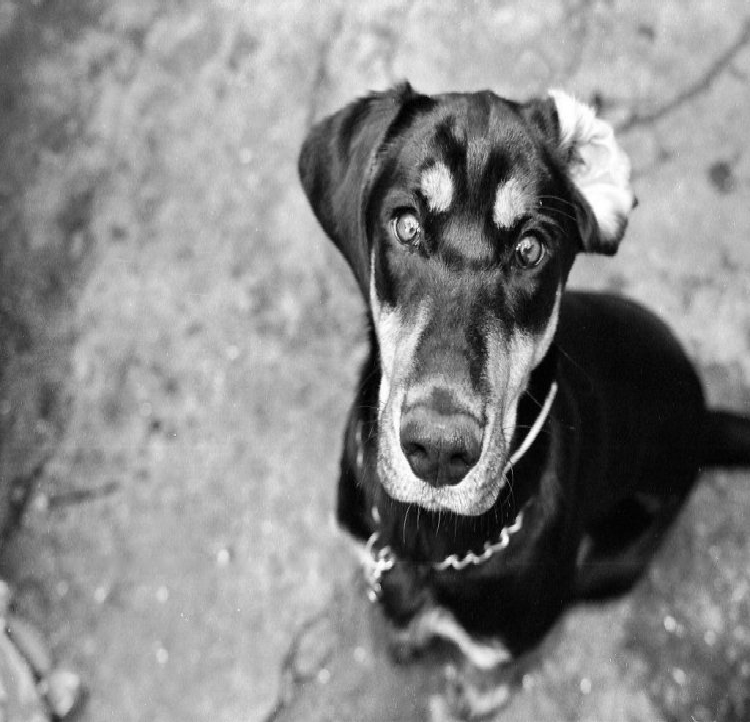
#> input picture TP8/Aula_8_files/aula8_1.bmp, 750 x 722 px
$ jupyter execute Aula8.ipynb
#> lines starting #> are read from the running program, lines starting #| are printed output that depends on the picture; after the words box and inside, x2 and y2 are one past the last pixel; in counts of white or black regions, pixels touching at a corner belong together
### TP8/ImageFFT.py

import cv2 as cv
import numpy as np
from matplotlib import pyplot as plt
import python_files.imageForms as iF

import math

#DLL TO CALL C#
import sys
import clr


def GetFFT_Mag_Phase(imgGray):
    """
    Get FFT magnitude an phase
    :param imgGray:
    :return: Magnitude and Phase
    """

    rows, cols = imgGray.shape
    m = cv.getOptimalDFTSize( rows )
    n = cv.getOptimalDFTSize( cols )
    imgGray_padded = cv.copyMakeBorder(imgGray, 0, m - rows, 0, n - cols, cv.BORDER_CONSTANT, value=[0, 0, 0])
    imgGray_padded = np.float32(imgGray_padded)
    planes = [np.float32(imgGray_padded), np.zeros(imgGray_padded.shape, np.float32)]
    imgComplex_planes = cv.merge(planes)  # Add to the expanded another plane with zeros

    imgComplex_planes = cv.dft(imgGray_padded,flags=cv.DFT_COMPLEX_OUTPUT )

    cv.split(imgComplex_planes, planes)  # planes[0] = Re(DFT(I), planes[1] = Im(DFT(I))
    imgMag = np.zeros(imgGray_padded.shape, np.float32)
    imgPhase = np.zeros(imgGray_padded.shape, np.float32)
    cv.cartToPolar(planes[0], planes[1], imgMag, imgPhase)
    return imgMag, imgPhase


def GetFFT_Inverse_Mag_Phase(MagInv, PhaseInv):
    """
    Get inverse FFT
    :param Mag:
    :param Phase2:
    :return: image
    """
    complexX = np.zeros(MagInv.shape,np.float32)
    complexY = np.zeros(MagInv.shape, np.float32)
    cv.polarToCart(MagInv,PhaseInv, complexX, complexY)

    planes = [complexX, complexY]
    complexI = cv.merge(planes)  # Add to the expanded another plane with zeros

    complexI= cv.idft(complexI, flags=cv.DFT_SCALE)

    cv.split(complexI, planes)  # planes[0] = Re(DFT(I), planes[1] = Im(DFT(I))
    imgRes = planes[0]
    cv.normalize(imgRes,imgRes,0,255,cv.NORM_MINMAX)
    return imgRes


def CreateFilterMask_Ideal(shape, cutOff, HighPass):
    """
    generate a ideal filter mask
    :param shape:
    :param cutOff:
    :param HighPass:
    :return:
    """
    shk = np.int32 (shape[0]/2),np.int32( shape[1]/2)

    if (HighPass):
        mask = np.ones(shape, np.float32)
        cv.circle(mask,(shk),cutOff,0,cv.FILLED)
    else:
        mask = np.zeros(shape, np.float32)
        cv.circle(mask,(shk),cutOff,1,cv.FILLED)

    return mask

def CreateFilterMask_Gaussian(shape, cutOff, HighPass):
    """
    generate a gaussian filter mask
    :param shape:
    :param cutOff:
    :param HighPass:
    :return:
    """
    shk = np.int32 (shape[0]/2),np.int32( shape[1]/2)
    width, height = shape
    mask = np.zeros(shape, np.float32)
    order = 3
    for u in range(0, width):
        for v in range(0, height):
            uu = u - width / 2.0
            vv = v - height / 2.0
            if (HighPass):
                mask[u, v] = 1 - 1.0 / (1 + ((math.sqrt(2) - 1) * math.pow(math.sqrt(uu * uu + vv * vv) / (cutOff), 2*order)))

#                mask[u, v] = 1 - 1.0 * math.exp(-math.sqrt(uu * uu + vv * vv) / (2 * cutOff * cutOff))
            else:
                mask[u, v] = 1.0 / (1+ ((math.sqrt(2)-1) * math.pow( math.sqrt(uu * uu + vv * vv) / (cutOff), 2 *order )))
 #               mask[u, v] = 1.0 * math.exp(-math.sqrt(uu * uu + vv * vv) / (2 * cutOff * cutOff))

    return mask

# ############################################################################
# ############################################################################
# ############################################################################

#Open image
pathname = "..\\Aula 5 - FFT\\images\\"

### TP8/python_files/imageForms.py

import cv2 as cv

from matplotlib import pyplot as plt
from   tkinter import *
from  tkinter import messagebox

def showSideBySideImages(img1, img2, title="", BGR1=True, BGR2=True):
    """
    Show two images side by side
    :param img1: left image
    :param img2: right image
    :param title: Window title
    :param BGR1: boolean to specify if the image is BGR or RGB format
    :param BGR2: boolean to specify if the image is BGR or RGB format
    :return: None
    """

    img1 = img1 if (BGR1 or (len(img1.shape) <3)) else cv.cvtColor(img1, cv.COLOR_BGR2RGB)
    img2 = img2 if (BGR2 or (len(img2.shape) <3)) else cv.cvtColor(img2, cv.COLOR_BGR2RGB)
    fig = plt.figure(title)
    ax = fig.add_subplot(1, 2, 1)
    imgplot = plt.imshow(img1)
    ax.set_title('Img1')
    plt.axis("off")
    if (len(img1.shape) < 3): #grayscale
        imgplot.set_cmap('gray')

    ax = fig.add_subplot(1, 2, 2)
    imgplot = plt.imshow(img2)
    ax.set_title('Img2')
    plt.axis("off")
    if (len(img2.shape) <3): #grayscale
        imgplot.set_cmap('gray')
    plt.show()


# [24 lines left out: functions showImage, showMessageBox, not called in this run]

### TP8/ImageDeconvolution.py

import cv2 as cv
import numpy as np
import python_files.imageForms as iF
import math

def GetFFT_Re_Im(imgGray):
    """
    Get FFT Real and Imaginary components
    :param imgGray:
    :return: Real and Imaginary components
    """

    rows, cols = imgGray.shape
    m = cv.getOptimalDFTSize( rows )
    n = cv.getOptimalDFTSize( cols )
    imgGray_padded = cv.copyMakeBorder(imgGray, 0, m - rows, 0, n - cols, cv.BORDER_CONSTANT, value=[0, 0, 0])
    imgGray_padded = np.float32(imgGray_padded)
    planes = [np.float32(imgGray_padded), np.zeros(imgGray_padded.shape, np.float32)]
    imgComplex_planes = cv.merge(planes)  # Add to the expanded another plane with zeros

    imgComplex_planes = cv.dft(imgGray_padded,flags=cv.DFT_COMPLEX_OUTPUT )

    cv.split(imgComplex_planes, planes)  # planes[0] = Re(DFT(I), planes[1] = Im(DFT(I))

    #return imgComplex_planes
    return planes[0], planes[1]

def GetFFT_Inverse_Re_Im(imgRe, imgIm):
    """
    Get inverse FFT Real and Imaginary components
    :param imgRe:
    :param imgIm:
    :return: image gray
    """
    planes = [imgRe, imgIm]
    complexI = cv.merge(planes)  # Add to the expanded another plane with zeros

    complexI= cv.idft(complexI, flags=cv.DFT_SCALE)

    cv.split(complexI, planes)  # planes[0] = Re(DFT(I), planes[1] = Im(DFT(I))
    imgRes = planes[0]
    cv.normalize(imgRes,imgRes,0,255,cv.NORM_MINMAX)
    return imgRes

def CreateFilterMask_Gaussian(shape, cutOff, HighPass, order=1):
    """
    Create a Gaussian Butterworth filter mask
    :param shape:
    :param cutOff:
    :param HighPass:
    :param order:
    :return: mask
    """
    width, height = shape
    mask = np.zeros(shape, np.float32)

    for u in range(0, width):
        for v in range(0, height):
            uu = u - width / 2.0
            vv = v - height / 2.0
            if (HighPass):
                mask[u, v] = 1 - 1.0 / (1 + ((math.sqrt(2) - 1) * math.pow(math.sqrt(uu * uu + vv * vv) / (cutOff), 2*order)))

            else:
                mask[u, v] = 1.0 / (1+ ((math.sqrt(2)-1) * math.pow( math.sqrt(uu * uu + vv * vv) / (cutOff), 2 *order )))

    return mask

def GetFilterConv(motion, cutOff):
    """
    Create a gaussian / motion filter
    :param motion:
    :param cutOff:
    :return:
    """
    if motion == False:
        filter = CreateFilterMask_Gaussian((25,25),cutOff,False)
        filter = filter/np.sum(filter)


    else :
        filter =np.array( [[0,0,0,0,0,0,0,0,0,0,0,0,0,0.013074,0.026806],
                            [0,0,0,0,0,0,0,0,0,0,0,0,0.013074,0.044639,0.013074],
                            [0,0,0,0,0,0,0,0,0,0,0,0.013074,0.044639,0.013074,0],
                            [0,0,0,0,0,0,0,0,0,0,0.013074,0.044639,0.013074,0,0],
                            [0,0,0,0,0,0,0,0,0,0.013074,0.044639,0.013074,0,0,0],
                            [0,0,0,0,0,0,0,0,0.013074,0.044639,0.013074,0,0,0,0],
                            [0,0,0,0,0,0,0,0.013074,0.044639,0.013074,0,0,0,0,0],
                            [0,0,0,0,0,0,0.013074,0.044639,0.013074,0,0,0,0,0,0],
                            [0,0,0,0,0,0.013074,0.044639,0.013074,0,0,0,0,0,0,0],
                            [0,0,0,0,0.013074,0.044639,0.013074,0,0,0,0,0,0,0,0],
                            [0,0,0,0.013074,0.044639,0.013074,0,0,0,0,0,0,0,0,0],
                            [0,0,0.013074,0.044639,0.013074,0,0,0,0,0,0,0,0,0,0],
                            [0,0.013074,0.044639,0.013074,0,0,0,0,0,0,0,0,0,0,0],
                            [0.013074,0.044639,0.013074,0,0,0,0,0,0,0,0,0,0,0,0],
                            [0.026806,0.013074,0,0,0,0,0,0,0,0,0,0,0,0,0]])

    return filter

def DivideComplex(numRe_a,numIm_b, denRe_c, denIm_d):
    """
    Divide two Complex matrices
    :param imgFFT_Re:
    :param imgFFT_Im:
    :param filterPadded:
    :return: complex
    """
    denRes = np.power(denRe_c,2)+np.power(denIm_d,2)

    num1 = np.multiply (numRe_a, denRe_c) + np.multiply(numIm_b, denIm_d)
    num2 = np.multiply(numIm_b, denRe_c) - np.multiply(numRe_a, denIm_d)

    imgResRe = np.divide(num1, denRes, out=np.zeros_like(num1), where=denRes!=0)
    imgResIm = np.divide(num2, denRes, out=np.zeros_like(num2), where=denRes!=0)

    return imgResRe, imgResIm

# [78 lines left out: functions InverseDeconvolution, InverseDeconvolutionButterworth, not called in this run]

def InverseDeconvolutionWiener(imgInput, kFactor, motion, cutOff):
    """
    Inverse Deconvolution with Wiener filtering
    :param imgRes: grayscale image
    :param kFactor: WIener SNR
    :param motion: True or False
    :param cutOff: filter cutOff frequency

    :return: restored image
    """
    # get image FFT
    imgFFT_Re, imgFFT_Im = GetFFT_Re_Im(imgInput)
    planes = [imgFFT_Re, imgFFT_Im]
    imgFFT_G_Complex = cv.merge(planes)

    # prepare filter - padded with zeros
    filter = GetFilterConv(motion, cutOff)

    widthDiff = (imgFFT_Re.shape[0] - filter.shape[0])
    heightDiff = (imgFFT_Re.shape[1] - filter.shape[1])
    left = np.int32(np.round(widthDiff / 2))
    right = np.int32(widthDiff - left)
    top = np.int32(np.round(heightDiff / 2))
    bottom = np.int32(heightDiff - top)
    filterPadded = cv.copyMakeBorder(filter, top, bottom, left, right, cv.BORDER_CONSTANT, value=[0, 0, 0])

    filterFFT_H_Re, filterFFT_H_Im = GetFFT_Re_Im(filterPadded)
    planesFilter = [(filterFFT_H_Re),(filterFFT_H_Im)]
    filterFFT_H_Complex = cv.merge(planesFilter)

    #  G(u, v) * H(u, v)^
    num = cv.mulSpectrums(imgFFT_G_Complex, filterFFT_H_Complex, flags=cv.DFT_ROWS,conjB=True)

    # | H(u, v) | ^ 2
    den = cv.mulSpectrums( filterFFT_H_Complex, filterFFT_H_Complex, flags=cv.DFT_ROWS,conjB=True)

    # | H(u, v) | ^ 2 + SNR
    den = den + kFactor

    # H(u, v) *.G(u, v) / (| H(u, v) | ^ 2 + K)
    denPlanes = np.copy(planes)
    numPlanes = np.copy(planesFilter)
    cv.split(den, denPlanes)
    cv.split(num, numPlanes)

    imgResRe, imgResIm = DivideComplex(numPlanes[0],numPlanes[1], denPlanes[0], denPlanes[1])

    #Get restored image
    imgRes=GetFFT_Inverse_Re_Im(imgResRe, imgResIm )

    imgRes = np.fft.fftshift(imgRes)
    cv.normalize(imgRes, imgRes, 0, 255, norm_type=cv.NORM_MINMAX)
    return imgRes

# ############################################################################
# ############################################################################
# ############################################################################

### TP8/Aula8.ipynb
[cell 1]
import python_files.ImageDeconvolution as iD
import python_files.ImageFFT as ifft
import python_files.imageForms as IF
import matplotlib.pyplot as plt
import numpy as np
import cv2 as cv

Ex 1

[cell 2]
doggo = cv.imread("Aula_8_files/aula8_1.bmp")
#> doggo is the input picture: shape (722, 750, 3); min 0, max 255, mean 136.1
doggo_gray = cv.cvtColor(doggo, cv.COLOR_BGR2GRAY)
mag_doggo_gray, phase_doggo_gray = ifft.GetFFT_Mag_Phase(doggo_gray)
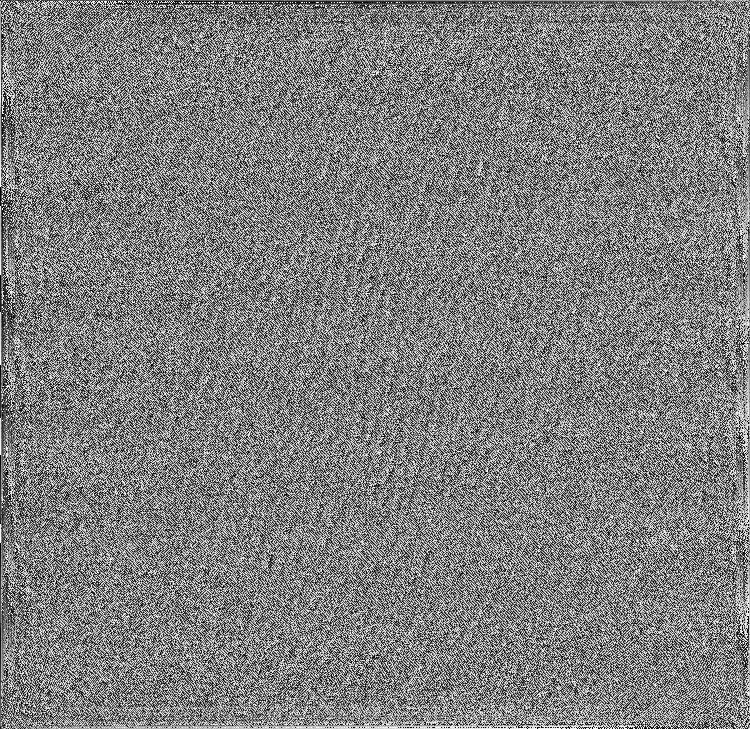
#> phase_doggo_gray: shape (729, 750) float32; min 0, max 6.28, mean 3.14; drawn with min black and max white

IF.showSideBySideImages(np.fft.fftshift(cv.log(mag_doggo_gray)), np.fft.fftshift(phase_doggo_gray), 'FFT')
#> in showSideBySideImages, `img2 = img2 if (BGR2 or (len(img2.shape) <3)) else cv.cvtColor(img2, c..`:
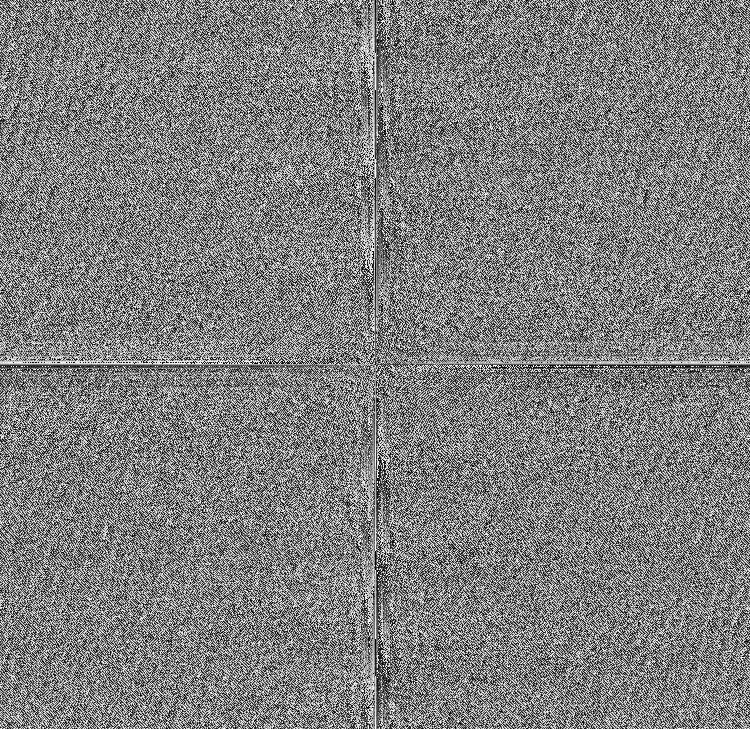
#> img2: shape (729, 750) float32; min 0, max 6.28, mean 3.14; drawn with min black and max white

Ex 2

[cell 3]
birdy = cv.imread("Aula_8_files/aula8_2.bmp")
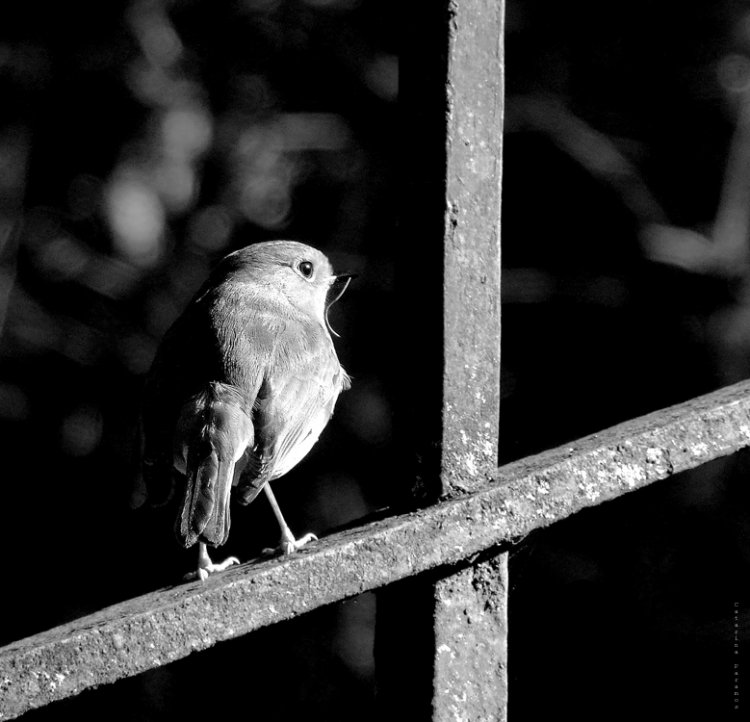
#> input picture TP8/Aula_8_files/aula8_2.bmp, 750 x 722 px
#> birdy is the input picture: shape (722, 750, 3); min 0, max 255, mean 45.2
birdy_gray2 = cv.cvtColor(birdy, cv.COLOR_BGR2GRAY)
mag_birdy_gray2, phase_birdy_gray = ifft.GetFFT_Mag_Phase(birdy_gray2)
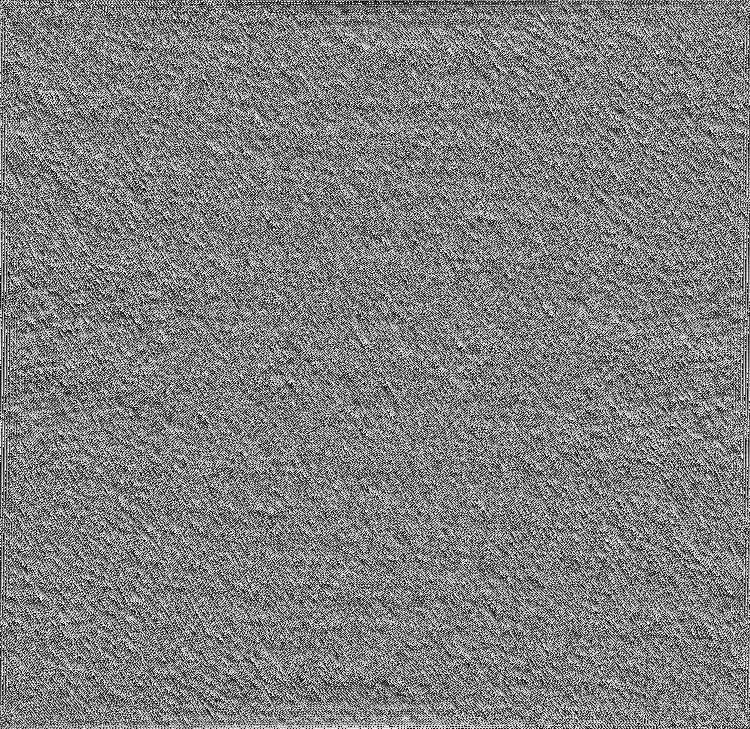
#> phase_birdy_gray: shape (729, 750) float32; min 0, max 6.28, mean 3.14; drawn with min black and max white

new_img = ifft.GetFFT_Inverse_Mag_Phase(mag_doggo_gray, phase_birdy_gray)
new_img2 = ifft.GetFFT_Inverse_Mag_Phase(mag_birdy_gray2, phase_doggo_gray)
#> in GetFFT_Inverse_Mag_Phase (call 2), `imgRes = planes[0]`:
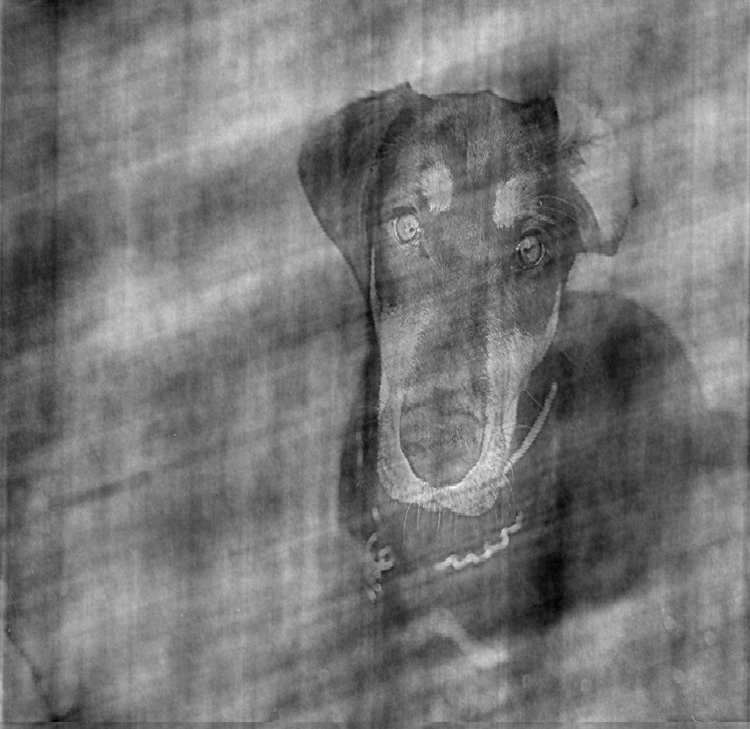
#> imgRes: shape (729, 750) float32; min -202, max 324.8, mean 44.7; drawn with min black and max white

plt.subplot(1, 2, 1)
plt.imshow(new_img, 'gray')
plt.axis('off')
plt.subplot(1, 2, 2)
plt.imshow(new_img2, 'gray')
plt.axis('off')
plt.show()

Ex 3

[cell 4]
mask_LP = ifft.CreateFilterMask_Ideal(mag_doggo_gray.shape, 40, False)
#> in CreateFilterMask_Ideal, `cv.circle(mask,(shk),cutOff,1,cv.FILLED)`:
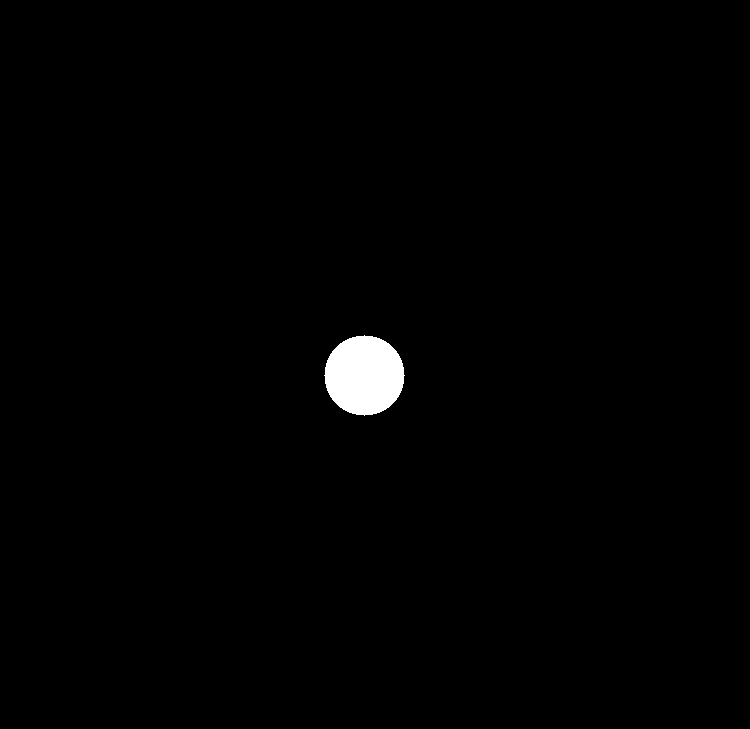
#> mask: shape (729, 750) float32; values 0 (black) and 1 (white), 0.92% white; 1 white region, box (x1, y1, x2, y2) and area: (324, 335, 405, 416) 5025
mask_HP = ifft.CreateFilterMask_Ideal(mag_doggo_gray.shape, 40, True)

output_LP = mag_doggo_gray.copy()
output_HP = mag_doggo_gray.copy()

cv.multiply(mag_doggo_gray, np.fft.fftshift(mask_LP), output_LP)
cv.multiply(mag_doggo_gray, np.fft.fftshift(mask_HP), output_HP)

phase_doggo_gray_LP = phase_doggo_gray.copy()
phase_doggo_gray_HP = phase_doggo_gray.copy()

new_img2 = ifft.GetFFT_Inverse_Mag_Phase(output_LP, phase_doggo_gray_LP)
new_img = ifft.GetFFT_Inverse_Mag_Phase(output_HP, phase_doggo_gray_HP)

plt.subplot(1, 2, 1)
plt.imshow(new_img, 'gray')
plt.axis('off')
plt.subplot(1, 2, 2)
plt.imshow(new_img2, 'gray')
plt.axis('off')
plt.show()

Ex 4

[cell 5]
mask_LP = ifft.CreateFilterMask_Gaussian(mag_doggo_gray.shape, 40, False)
mask_HP = ifft.CreateFilterMask_Gaussian(mag_doggo_gray.shape, 40, True)

output_LP = mag_doggo_gray.copy()
output_HP = mag_doggo_gray.copy()

cv.multiply(mag_doggo_gray, np.fft.fftshift(mask_LP), output_LP)
cv.multiply(mag_doggo_gray, np.fft.fftshift(mask_HP), output_HP)
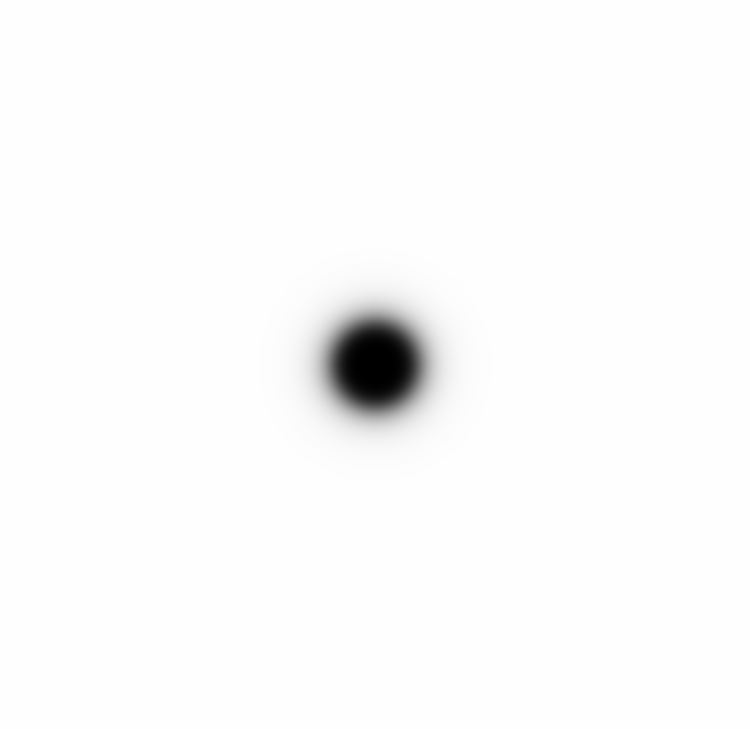
#> mask_HP: shape (729, 750) float32; min 1.58e-12, max 1, mean 0.985

phase_doggo_gray_LP = phase_doggo_gray.copy()
phase_doggo_gray_HP = phase_doggo_gray.copy()

new_img2 = ifft.GetFFT_Inverse_Mag_Phase(output_LP, phase_doggo_gray_LP)
new_img = ifft.GetFFT_Inverse_Mag_Phase(output_HP, phase_doggo_gray_HP)

plt.subplot(1, 2, 1)
plt.imshow(new_img, 'gray')
plt.axis('off')
plt.subplot(1, 2, 2)
plt.imshow(new_img2, 'gray')
plt.axis('off')
plt.show()

Ex 5

[cell 6]
square = cv.imread("Aula_8_files/aula8_3.bmp", 0)
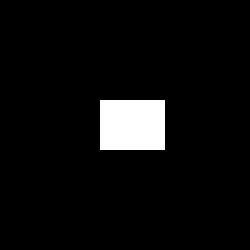
#> input picture TP8/Aula_8_files/aula8_3.bmp, 50 x 50 px (shown 5 times larger)
#> square: shape (50, 50); 5.2% white; 1 white region, box (x1, y1, x2, y2) and area: (20, 20, 33, 30) 130
filter = iD.GetFilterConv(True, 10)
bad_vision_square = cv.filter2D(square, cv.CV_8U, filter, anchor=(np.int32(filter.shape[0]/2), np.int32(filter.shape[1]/2)))
plt.imshow(bad_vision_square, 'gray')
plt.axis('off')
plt.show()

[cell 7]
noiseAmp = float(input("Noise Amplitude PLS: "))
#> the answer given: 3
attomic_bomb_filter = np.random.rand(square.shape[0], square.shape[1]) * noiseAmp
noisy_square = square + attomic_bomb_filter
plt.imshow(noisy_square, 'gray')
plt.axis('off')
plt.show()

Ex 8

[cell 8]
square_restored = iD.InverseDeconvolutionWiener(bad_vision_square, 0.0000001 , True, 1)
#> in InverseDeconvolutionWiener, `filterFFT_H_Re, filterFFT_H_Im = GetFFT_Re_Im(filterPadded)`:
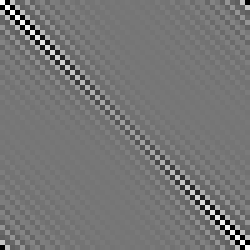
#> filterFFT_H_Re: shape (50, 50) float32 (shown 5 times larger); min -0.873, max 1, mean 5.6e-10; drawn with min black and max white

plt.subplot(1, 2, 1)
plt.imshow(bad_vision_square, 'gray')
plt.axis('off')
plt.subplot(1, 2, 2)
plt.imshow(square_restored, 'gray')
plt.axis('off')
plt.show()

Ex 7

[cell 9]
square_restored = iD.InverseDeconvolutionWiener(noisy_square, 0.5 , False, 1)

plt.subplot(1, 2, 1)
plt.imshow(noisy_square, 'gray')
plt.axis('off')
plt.subplot(1, 2, 2)
plt.imshow(square_restored, 'gray')
plt.axis('off')
plt.show()
